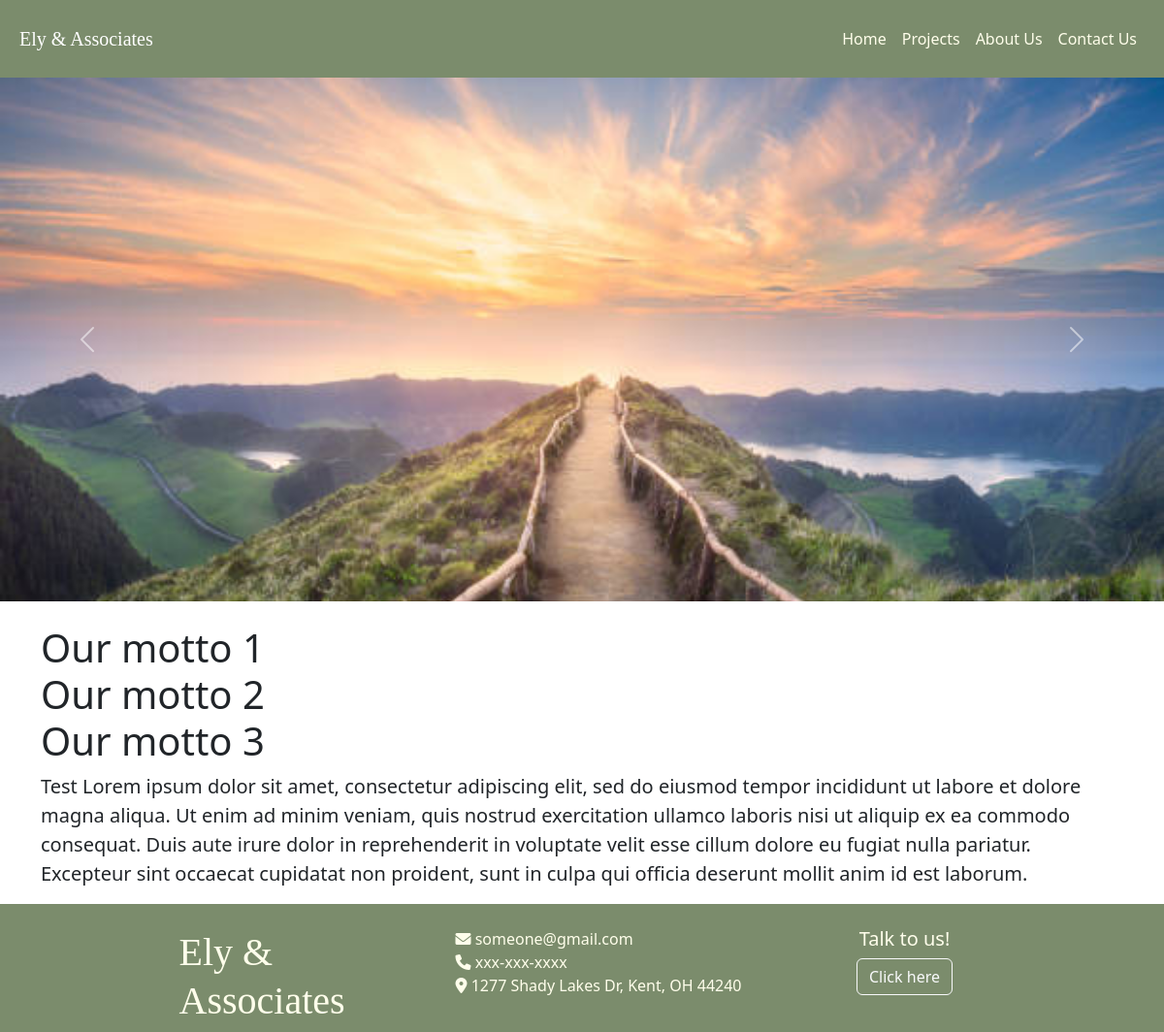
/website/pages/index.php, run on the app's committed database.
### tables this page shows
CREATE TABLE `photo` (
  `photo_id` int(11) NOT NULL,
  `photo_name` varchar(300) DEFAULT NULL,
  `file_path` varchar(300) DEFAULT NULL,
  `page_id` varchar(300) DEFAULT NULL,
  `photo_date` varchar(300) DEFAULT NULL
);

CREATE TABLE `website_text` (
  `text_id` int(11) NOT NULL,
  `text_field` varchar(1000) DEFAULT NULL
);

### website/pages/support/config.php (called while the page is built, shortened)
<?php
function getTextFromId(int $id) {
    $sql = "SELECT text_field FROM website_text WHERE text_id = :id";
    $stmt = $GLOBALS['pdo']->prepare($sql);
    $stmt->execute(['id' => $id]);
    $result = $stmt->fetchAll();
    return $result;
}
function getCarouselPhotos() {
    $sql = "SELECT file_path FROM photo WHERE photo_name LIKE 'carousel%'";
    $stmt = $GLOBALS['pdo']->prepare($sql);
    $stmt->execute();
    $result = $stmt->fetchAll();
    return $result;
}
?>

### website/pages/index.php (the view, shortened to what this page needs)
<!DOCTYPE html>
<html>
<?php require 'support/head.php'; ?>
</head>
<body>
    <?php require 'support/header.php'; ?>
    <div id='home-carousel' class='carousel slide' data-bs-ride='carousel'>
        <div class="carousel-inner">
            <?php
                $images = getCarouselPhotos();
                foreach ($images as $index => $image) {
                    $activeClass = ($index == 0) ? 'active' : '';
                    echo "<div class='carousel-item $activeClass'>";
                    echo "<img src='".$image['file_path']."' class='d-block w-100'>";
                    echo "</div>";
                }
            ?>
        </div>
        <a class="carousel-control-prev" href="#home-carousel" role="button" data-bs-slide="prev">
            <span class="carousel-control-prev-icon" aria-hidden="true"></span>
        </a>
        <a class="carousel-control-next" href="#home-carousel" role="button" data-bs-slide="next">
            <span class="carousel-control-next-icon" aria-hidden="true"></span>
        </a>
    </div>
    <div id='home-text' class='container mt-4'>
        <h1 id='mottos' class='fs-1'><?php echo getTextFromId(0)[0]['text_field']; ?></h1>
        <div id='home-description'>
            <p class='fs-5'>
                <?php echo getTextFromId(1)[0]['text_field']; ?>
            </p>
        </div>
    </div>
    <?php require 'support/footer.php'; ?>
</body>
</html>

### website/pages/support/head.php (style rules this page uses)
.carousel-inner { height: 0; padding-bottom: 45%; }
.carousel-item { position: absolute !important; top: 0; right: 0; bottom: 0; left: 0; }
.carousel-item img { height: 100%; object-fit: cover; }
#mottos { white-space: pre; }

### data on the page
photo: file_path (picture)
website_text: text_field "Our motto 1 Our motto 2 Our motto 3"
website_text: text_field "Test Lorem ipsum dolor sit amet, consectetur adipiscing elit, sed do eiusmod tempor incididunt ut labore et dolore magna aliqua. Ut enim ad minim veniam, quis nostrud exercitation ullamco laboris nisi ut aliquip ex ea commodo consequat. Duis aute irure dolor in reprehenderit in voluptate velit esse cillum dolore eu fugiat nulla pariatur. Excepteur sint occaecat cupidatat non proident, sunt in culpa qui officia deserunt mollit anim id est laborum."
